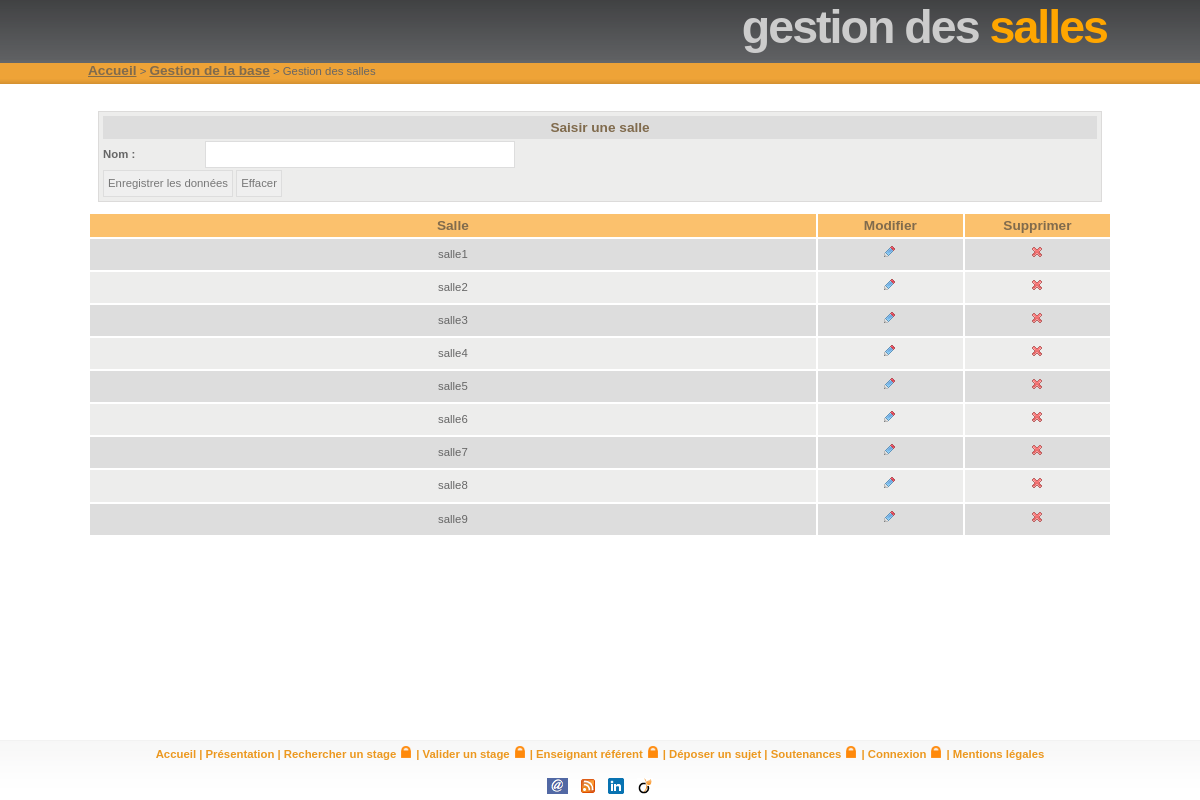
Screenshot of /gestion/soutenances/gestionSalle.php with the database file from the repository.
### tables this page shows
CREATE TABLE IF NOT EXISTS `salle_soutenance` (
  `idsalle` INT(10) NOT NULL AUTO_INCREMENT,
  `nomsalle` VARCHAR(50) NOT NULL,
  PRIMARY KEY (`idsalle`));

### classes/bdd/connec.inc (called while the page is built, shortened)
<?php
$tab16 = 'salle_soutenance';
?>

### classes/bdd/Salle_BDD.php (called while the page is built, shortened)
<?php
class Salle_BDD {
    public static function listerSalle() {
	global $db;
	global $tab16;
	$sql = "SELECT * FROM $tab16 ORDER BY nomsalle ASC;";
	$result = $db->query($sql);
	$tabSalle = array();
	if ($result) {
	    while ($salle = $result->fetch_array()) {
		$tab = array();
		array_push($tab, $salle["idsalle"]);
		array_push($tab, $salle["nomsalle"]);
		array_push($tabSalle, $tab);
	    }
	}
	return $tabSalle;
    }
}
?>

### classes/moteur/Salle.php (called while the page is built, shortened)
<?php
class Salle {
    var $identifiantBDD;
    var $nom;
    public function __construct($identifiantBDD, $nom) {
	$this->identifiantBDD = $identifiantBDD;
	$this->nom = $nom;
    }
    public function getIdentifiantBDD() {
	return $this->identifiantBDD;
    }
    public function getNom() {
	return $this->nom;
    }
    public static function listerSalle() {
	$tabSalle = array();
	$tabSalleString = Salle_BDD::listerSalle();
	for ($i = 0; $i < sizeof($tabSalleString); $i++)
	    array_push($tabSalle,
		    new Salle($tabSalleString[$i][0],
			      $tabSalleString[$i][1]));
	return $tabSalle;
    }
}
?>

### classes/ihm/Salle_IHM.php (the view, shortened to what this page needs)
<?php
class Salle_IHM {
    public static function afficherFormulaireSaisie() {
	?>
	<FORM METHOD="POST" ACTION="">
	    <table>
		<tr>
		    <td colspan=2>
			<table>
			    <tr id="entete2">
				<td colspan=2>Saisir une salle</td>
			    </tr>
			    <tr>
				<th width="100">Nom :</th>
				<td>
				    <input type="text" name="nom" >
				</td>
			    </tr>
			    <tr>
				<td colspan=2>
				    <input type=submit value="Enregistrer les données"/>
				    <input type=reset value="Effacer"/>
				</td>
			    </tr>
			</table>
		    </td>
		</tr>
	    </table>
	</FORM>
	<?php
    }
	?>
	<?php
    public static function afficherListeSalleAEditer() {
	$tabSalles = Salle::listerSalle();
	if (sizeof($tabSalles) > 0) {
	    echo
	    "<table>
		<tr id='entete'>
		    <td width='50%'>Salle</td>
		    <td width='10%' align='center'>Modifier</td>
		    <td width='10%' align='center'>Supprimer</td>
		</tr>";
	    for ($i = 0; $i < sizeof($tabSalles); $i++) {
		$salle = $tabSalles[$i];
		?>
		<tr class="ligne<?php echo $i % 2; ?>">
		    <td width='50%'><?php echo $salle->getNom(); ?></td>
		    <td align="center">
			<a href="gestionSalle.php?action=mod&id=<?php echo $salle->getIdentifiantBDD(); ?>">
			    <img src="../../images/reply.png"/>
			</a>
		    </td>
		    <td align="center">
			<a href="gestionSalle.php?action=sup&id=<?php echo $salle->getIdentifiantBDD(); ?>">
			    <img src="../../images/action_delete.png"/>
			</a>
		    </td>
		</tr>
		<?php
	    }
	    echo "</table>";
	    echo "<br/><br/>";
	} else {
	    echo "<br/><center>Aucune salle n'a été trouvée.</center><br/>";
	}
    }
    }
?>

### classes/ihm/Orange.css (style rules this page uses)
* { margin: 0; padding: 0; }
html { height: 100%; }
body { height: 100%; margin: 0; padding: 0; font: 71%/1.5em Verdana, 'Trebuchet MS', Arial, Sans-serif; background: url(../../images/headerbg.png) repeat-x; color: #666666; text-align: center; }
a { color: #EC981F; }
img { margin: 5px; border: 0; }
table { width: 100%; }
form { margin:10px; padding: 0; border: 1px solid #dcdbda; background-color: #ededec; }
input { padding: 4px; border:1px solid #ddd; font: normal 1em/1.5em Verdana, sans-serif; color:#777; }
input[type="text"] { width: 300px; }
#entete { background: #fbc16d; }
#entete td { font: bold 1.2em 'Trebuchet MS', Tahoma, Sans-serif; color: #806B4D; padding: 4px; }
#entete td, .ligne0 td, .ligne1 td { padding-left: 5px; padding-right: 5px; text-align: center; }
#entete2 { background: #DDDDDD; }
#entete2 td { font: bold 1.2em 'Trebuchet MS', Tahoma, Sans-serif; text-align: center; color: #806B4D; padding: 4px; }
#entete2 td, .ligne0 td, .ligne1 td { padding-left: 5px; padding-right: 5px; }
.ligne0 { background: #DDDDDD; }
.ligne1 { background: #ededec; }

### rows the page displays
salle_soutenance: nomsalle "salle1"
salle_soutenance: nomsalle "salle2"
salle_soutenance: nomsalle "salle3"
salle_soutenance: nomsalle "salle4"
salle_soutenance: nomsalle "salle5"
salle_soutenance: nomsalle "salle6"
salle_soutenance: nomsalle "salle7"
salle_soutenance: nomsalle "salle8"
salle_soutenance: nomsalle "salle9"

### other values shown
$titreGris "gestion des"
$titreOrange "salles"
$liens[$i][1] "Accueil"
$liens[$i][1] "Gestion de la base"
$titreGris "Gestion des"
